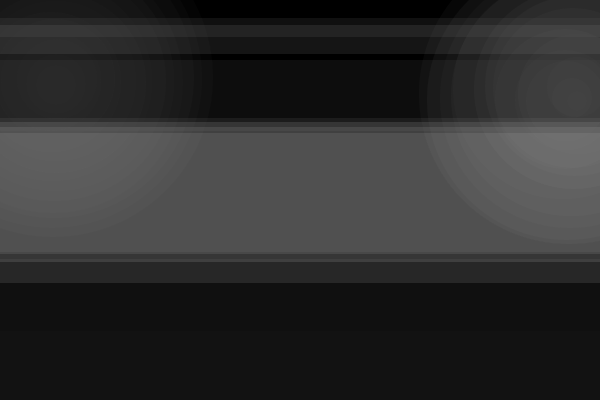
Frame 1 (no input)
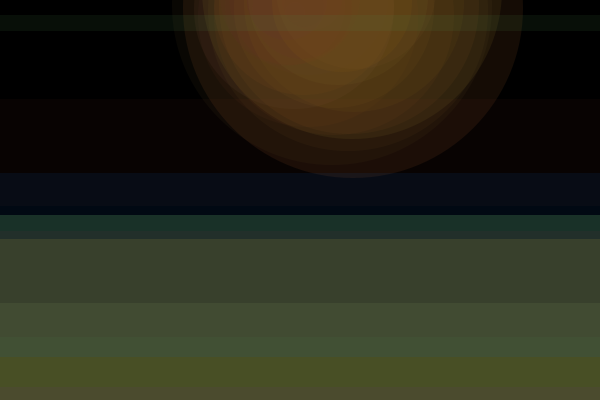
Frame 2 (the mouse pressed at the canvas centre, redrawn once)

The Processing sketch that drew these frames (run headless with seeded random() and noise(); the mouse was pressed at the canvas centre and the sketch redrawn once):

// Processing sketch: processing_9412
// ── processing_9412.pde


  
void setup(){
  size(600,400);
  noLoop();
  
  background(0);
}

int rint(int low, int high){
  return int(random(low,high));
}

void draw(){
  if(rint(0,10) > 7){
  pushStyle();
  fill(0,0,0,50);
  rect(0,0,width,height);
  popStyle();
  }
  else{
   background(0); 
  }
  int numPiles = rint(1,6);
  CirclePile[] cp = new CirclePile[numPiles];
  for(int i = 0; i< numPiles; i++){
   cp[i] = new CirclePile(); 
  }
  while(cp[0].levels > 0){
    for(int i = 0; i< numPiles; i++){
     cp[i].drawSelf(); 
    }
  }
  int numLines = rint(1,10);
  for (int i = 0; i <numLines; i++){
    pushStyle();
    noStroke();
    fill(rint(0,255),rint(0,255),rint(0,255),rint(0,60));
    int h = rint(0,20);
    int y = rint(0,height);
    rect(0,y,width,y+h);
    popStyle();
  }
  int filtermode = rint(10,20);
  switch(filtermode){
   case BLUR: 
   case POSTERIZE:
   filter(filtermode,rint(0,15));
   break;
   case THRESHOLD:
     filter(filtermode,random(0,1));
     break;
   case INVERT:
   case GRAY:
   case OPAQUE:
   case DILATE:
   case ERODE:
   filter(filtermode);
   break;
  }
  
  
  
  
}

void mousePressed() {
  loop();
}

void mouseReleased() {
  noLoop();
}

class CirclePile{
  int x;
  int y;
  int variance;
  int levels = 20;
  int radius = 20;
  int r= 139;
  int g = 32;
  int b= 32;
  int a = 30;
  
  CirclePile(){
   x = rint(0,width); 
   y = rint(0,height);
   r = rint(0,155);
   g = rint(0,155);
   b = rint(0,155);
   levels = rint(4,25);

   variance=rint(4,20);
  }
  
  CirclePile(int rin,int gin, int bin){
   r = rin;
   g = gin;
   b = bin; 
  }
//  circlePile(int sx, int sy){
//    x=sx;
//    y=sy;
//    variance = 8;
//    
//  }
  
  void drawSelf(){
    if (levels==0){
     return; 
    }
    pushStyle();
    fill(vary(r),vary(g),vary(b),vary(a));
    noStroke();
    ellipse(vary(x),vary(y),levels * radius,levels * radius);
    popStyle();
    
    levels--;
  }
  
  int vary(int item){
   return item + rint(-1* variance, 1 * variance) ;
  }
  
  
}
